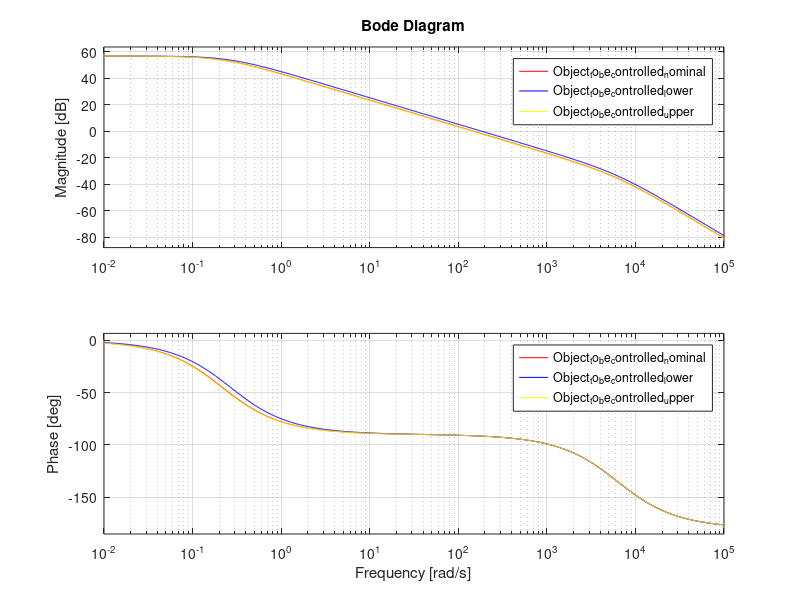

Write the MATLAB code that produced this figure. (Note: this script raises an error after producing the figure.)
s = tf('s');
Tsample = 0.0005;

%% 3 plants
Current_closed_loop = 6283/(s+6283);
Torque_coefficient = 0.06864;
Torque_to_mechanical_angular_speed_nominal = 1/(4.63*0.0001*s+0.0001);
Object_to_be_controlled_nominal = Current_closed_loop*Torque_coefficient*Torque_to_mechanical_angular_speed_nominal;
%注意1
Object_to_be_controlled_nominal = minreal(Object_to_be_controlled_nominal);


Torque_to_mechanical_angular_speed_upper = 1/(4.77*0.0001*s+0.0001);
Object_to_be_controlled_upper =Current_closed_loop*Torque_coefficient*Torque_to_mechanical_angular_speed_upper;
%注意2
Object_to_be_controlled_upper = minreal(Object_to_be_controlled_upper);


Torque_to_mechanical_angular_speed_lower = 1/(3.73*0.0001*s+0.0001);
Object_to_be_controlled_lower =Current_closed_loop*Torque_coefficient*Torque_to_mechanical_angular_speed_lower;
%注意3
Object_to_be_controlled_lower = minreal(Object_to_be_controlled_lower);


%step(Speed_closed_loop_nominal,'r')
bode(Object_to_be_controlled_nominal,'r',Object_to_be_controlled_lower,'b',Object_to_be_controlled_upper,'y')



%% W2
Object_to_be_controlled_set = stack(1,Object_to_be_controlled_nominal,Object_to_be_controlled_upper,Object_to_be_controlled_lower);
[GMult1,Info1] = ucover(Object_to_be_controlled_set,Object_to_be_controlled_nominal,1);
W2 = Info1.W1;
bodemag(Object_to_be_controlled_upper/Object_to_be_controlled_nominal-1,'b',Object_to_be_controlled_lower/Object_to_be_controlled_nominal-1,'y',W2,'r') 
%注意4
W2_Discrete=c2d(W2,Tsample,'zoh');
W2_Discrete_tustin=c2d(W2,Tsample,'tustin');


%% W1 nominal performance
% m*1.01 to ensure the magnitude of S is less than 6dB(modulus margin bigger than 0.5).
m = 0.5*1.01;
% bandwidth of 80Hz for position loop(here in rad).
wb = 80*3.14*2; 
% to limit the transfer function from reference to tracking error at low frequency.
W1_inv = tf([1 0],[m m*wb]); 
%To check high frequency gain is less than 6dB
% bodemag(W1_inv) 
W1 =  tf([m m*wb],[1 0.000001])

% 注意5
W1_Discrete=c2d(W1,Tsample,'zoh');

% 注意6
Object_to_be_controlled_nominal_Discrete = c2d(Object_to_be_controlled_nominal,0.0005,'zoh');


%% 
% First continuous controller 
[Kss,CL,GAM,INFO] = mixsyn(Object_to_be_controlled_nominal,W1,[],W2);
K = tf(Kss)
GAM


%% sensitivity function check 已经算出K，然后带回原来单位反馈闭环回路（传统的）
S = feedback(1,Object_to_be_controlled_set*K);
T = feedback(Object_to_be_controlled_set*K,1); 
bode(S);
bode(T);
step(T)

%% reduce the order of controller
figure
pzmap(Kss)

%% 
Kred = reduce(Kss);
[Knumred,Kdenred]=ss2tf(Kred.A,Kred.B,Kred.C,Kred.D);
K2 = tf(Knumred,Kdenred) 


%%
Sred = feedback(1,Object_to_be_controlled_set*Kred);
Tred = feedback(Object_to_be_controlled_set*Kred,1);
bode(Sred);
bode(Tred);
step(Tred)

%%
Kred_z = c2d(K2,Tsample,'zoh')

Object_to_be_controlled_nominal_discrete = c2d(Object_to_be_controlled_nominal,Tsample,'zoh');
Object_to_be_controlled_upper_discrete = c2d(Object_to_be_controlled_upper,Tsample,'zoh');
Object_to_be_controlled_lower_discrete = c2d(Object_to_be_controlled_lower,Tsample,'zoh');
Object_to_be_controlled_set_discrete = stack(1,Object_to_be_controlled_nominal_discrete,Object_to_be_controlled_upper_discrete,Object_to_be_controlled_lower_discrete);

Tred_z = feedback(Object_to_be_controlled_set_discrete*Kred_z,1);
step(Tred_z,0.03)



%% First discrete controller
[Kss,CL,GAM,INFO] = mixsyn(Object_to_be_controlled_nominal_Discrete,W1_Discrete,[],W2_Discrete);
K_discrete = tf(Kss)
GAM

%% 不能降阶，使用降阶函数会得到一个连续的控制器而不是离散的控制器。
T_2z = feedback(Object_to_be_controlled_set_discrete*K_discrete,1);
step(T_2z,0.03)








